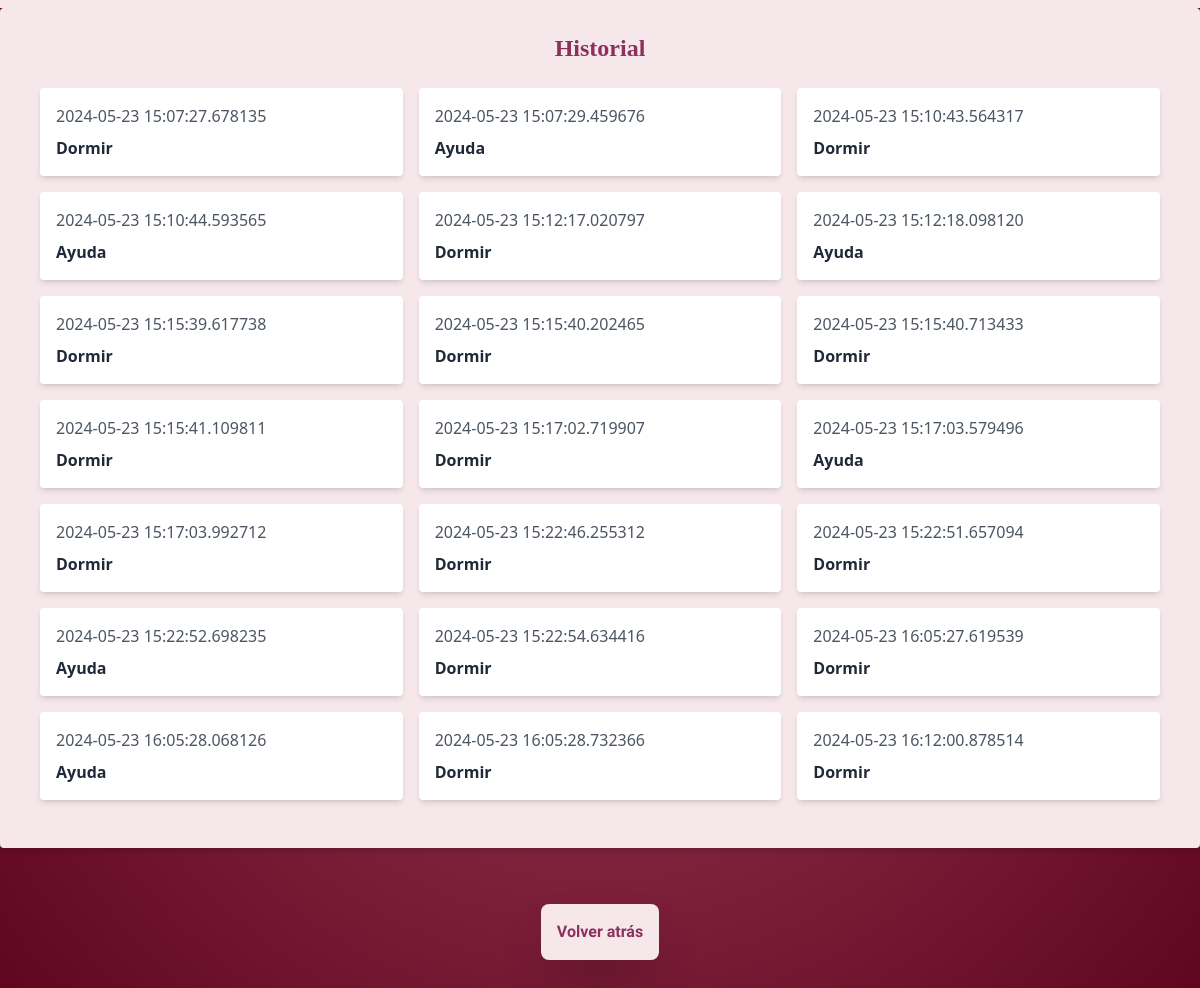
The app's page /historial (signed in) with its own data.
### models.py (models this page shows, shortened)
class HabitosCompletados(db.Model):
    id_habitos_completados = db.Column(db.Integer, primary_key=True)
    id_usuario = db.Column(db.Integer, db.ForeignKey("usuarios.id_usuario"), nullable=False)
    id_habito_personalizado = db.Column(db.Integer, db.ForeignKey("habitos_personalizados.id_habitos_personalizados"), nullable=True)
    fecha_completado = db.Column(db.DateTime, nullable=False, default=datetime.date)

class HabitosPersonalizados(db.Model):
    id_habitos_personalizados = db.Column(db.Integer, primary_key=True)
    habito_nombre = db.Column(db.String, nullable=False)
    id_usuario = db.Column(db.Integer, db.ForeignKey("usuarios.id_usuario"), nullable=False)

### app.py (the view)
@app.route('/historial')
def historial_habitos():
    id_usuario = session.get("id_usuario") # Obtener el ID
    if not id_usuario: # Si no hay un usuario en sesión, redirigir a la página de inicio de sesión
        return redirect(url_for('iniciar_sesion'))
    usuario = Usuarios.query.get(id_usuario) # Obtener los datos del usuario
    habitos_completados = db.session.query(HabitosCompletados, HabitosPersonalizados)\
                        .join(HabitosPersonalizados, HabitosCompletados.id_habito_personalizado == HabitosPersonalizados.id_habitos_personalizados)\
                        .filter(HabitosCompletados.id_usuario == id_usuario).all()
    return render_template("historial.html", usuario=usuario, habitos_completados=habitos_completados)

### templates/historial.html (shortened to what this page needs)
<!DOCTYPE html>
<html lang="es">
<head>
    <script src="https://cdn.tailwindcss.com"></script>
    <link href="https://fonts.cdnfonts.com/css/gorilla" rel="stylesheet">
</head>
<body class="border-t-8 border-[#F6E8EA] flex flex-col items-center justify-center min-h-screen bg-[radial-gradient(circle_at_center,_var(--tw-gradient-stops))] from-[#993A55] to-[#5f051f]">
    <div class="bg-[#F6E8EA] shadow-md rounded px-8 pt-6 pb-8 mb-4">
        <h1 style="font-family:gorilla" class="text-2xl font-bold mb-6 text-center text-[#8c315d]">Historial</h1>
        {% if habitos_completados %}
        <div class="flex flex-wrap justify-start">
            {% for habito_completado, habito_personalizado in habitos_completados %}
            <div class="w-full md:w-1/2 lg:w-1/3 xl:w-1/4 px-2 mb-4">
                <div class="bg-white rounded shadow-md p-4">
                    <p class="text-gray-600 mb-2">{{ habito_completado.fecha_completado }}</p>
                    <p class="text-gray-800 font-bold">{{ habito_personalizado.habito_nombre }}</p>
                </div>
            </div>
            {% endfor %}
        </div>
        {% else %}
        <p class="text-center text-gray-700">No hay hábitos completados aún.</p>
        {% endif %}
    </div>
    <footer class="mt-auto">
        <a href="pagina_principal" style="font-family:Roboto Condensed" class="text-[#8c315d] p-4 bg-[#F6E8EA] font-bold rounded-lg shadow-2xl hover:bg-[#E3BCC1] hover:scale-110 block w-full max-w-xs mx-auto m-10">Volver atrás</a>
    </footer>
</body>
</html>

### records on screen
HabitosCompletados: fecha_completado "2024-05-23 15:07:27.678135", habito_nombre "Dormir"
HabitosCompletados: fecha_completado "2024-05-23 15:07:29.459676", habito_nombre "Ayuda"
HabitosCompletados: fecha_completado "2024-05-23 15:10:43.564317", habito_nombre "Dormir"
HabitosCompletados: fecha_completado "2024-05-23 15:10:44.593565", habito_nombre "Ayuda"
HabitosCompletados: fecha_completado "2024-05-23 15:12:17.020797", habito_nombre "Dormir"
HabitosCompletados: fecha_completado "2024-05-23 15:12:18.098120", habito_nombre "Ayuda"
HabitosCompletados: fecha_completado "2024-05-23 15:15:39.617738", habito_nombre "Dormir"
HabitosCompletados: fecha_completado "2024-05-23 15:15:40.202465", habito_nombre "Dormir"
HabitosCompletados: fecha_completado "2024-05-23 15:15:40.713433", habito_nombre "Dormir"
HabitosCompletados: fecha_completado "2024-05-23 15:15:41.109811", habito_nombre "Dormir"
HabitosCompletados: fecha_completado "2024-05-23 15:17:02.719907", habito_nombre "Dormir"
HabitosCompletados: fecha_completado "2024-05-23 15:17:03.579496", habito_nombre "Ayuda"
HabitosCompletados: fecha_completado "2024-05-23 15:17:03.992712", habito_nombre "Dormir"
HabitosCompletados: fecha_completado "2024-05-23 15:22:46.255312", habito_nombre "Dormir"
HabitosCompletados: fecha_completado "2024-05-23 15:22:51.657094", habito_nombre "Dormir"
HabitosCompletados: fecha_completado "2024-05-23 15:22:52.698235", habito_nombre "Ayuda"
HabitosCompletados: fecha_completado "2024-05-23 15:22:54.634416", habito_nombre "Dormir"
HabitosCompletados: fecha_completado "2024-05-23 16:05:27.619539", habito_nombre "Dormir"
HabitosCompletados: fecha_completado "2024-05-23 16:05:28.068126", habito_nombre "Ayuda"
HabitosCompletados: fecha_completado "2024-05-23 16:05:28.732366", habito_nombre "Dormir"
HabitosCompletados: fecha_completado "2024-05-23 16:12:00.878514", habito_nombre "Dormir"
